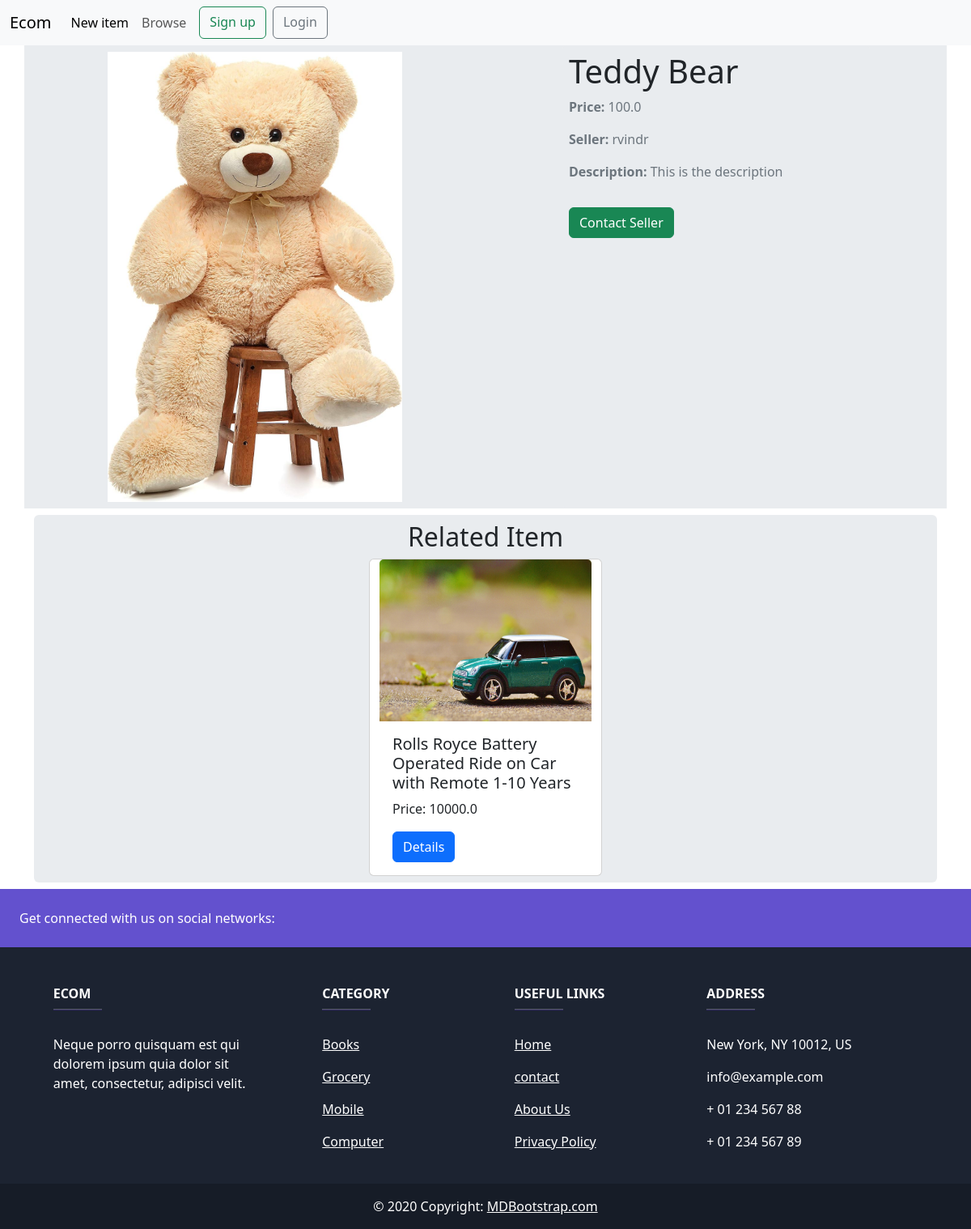
Page /items/1/ on the committed database.
### item/models.py (models this page shows, shortened)
class Item(models.Model):
    category = models.ForeignKey(category, related_name="items", on_delete=models.CASCADE)
    name = models.CharField(max_length=255)
    desc = models.TextField(blank=True, null=True)
    price = models.FloatField()
    image = models.ImageField(upload_to="item_images", blank=True, null=True)
    is_sold = models.BooleanField(default=False)
    created_by = models.ForeignKey(User, related_name='items', on_delete=models.CASCADE)
    created_at = models.DateField(auto_now_add=True)

### item/views.py (the view)
# urls.py: path('<int:pk>/', views.detail, name = 'detail')
def detail(request, pk):
    item = get_object_or_404(Item,pk = pk)
    related_item = Item.objects.filter(category=item.category, is_sold = False).exclude(pk=pk)[0:3]
    return render(request, 'item/detail.html', {'item':item, 'related_item':related_item})

### item/templates/item/detail.html (shortened to what this page needs)
{% extends "core/base.html" %}
{% block content %}
<div class="row justify-content-evenly bg-body-secondary">
    <div class="col-4 container  rounded p-2">
    <img src="{{item.image.url}}" class="img-fluid" alt="">
    </div>
    <div class="col-4 container bg-body-secondary rounded p-2">
      <h1 class="text-dark">{{ item.name }}</h1>
      <p class="text-secondary"><strong>Price:</strong> {{ item.price}}</p>
      <p class="text-secondary"><strong>Seller:</strong> {{item.created_by}}</p>
      {% if item.desc %}
      <p class="text-secondary"><strong>Description:</strong> {{item.desc}}</p>
      {% endif %}
      <a class="btn btn-success my-3 " href="#" role="button">Contact Seller</a>
    </div>
  </div>
   <div class="container bg-body-secondary rounded p-2 my-2">
    <h2 class="text-center">Related Item</h2>
    <div>
      <div class="row justify-content-evenly">
        {% for item in related_item %}
          <div class="card" style="width: 18rem;">
            <img src="{{ item.image.url }}" class="card-img-top" width="100" height="200" alt="..." />
            <div class="card-body">
              <h5 class="card-title">{{ item.name }}</h5>
              <p class="card-text">Price: {{ item.price }}</p>
              <a href="{% url 'item:detail' item.id %}" class="btn btn-primary">Details</a>
            </div>
          </div>
        {% endfor %}
      </div>
    </div>
  </div>
{% endblock  %}

### rows in the picture
Item: image (picture), name "Teddy Bear", price "100.0", created_by "rvindr", desc "This is the description"
Item: image (picture), name "Rolls Royce Battery Operated Ride on Car with Remote 1-10 Years", price "10000.0"
